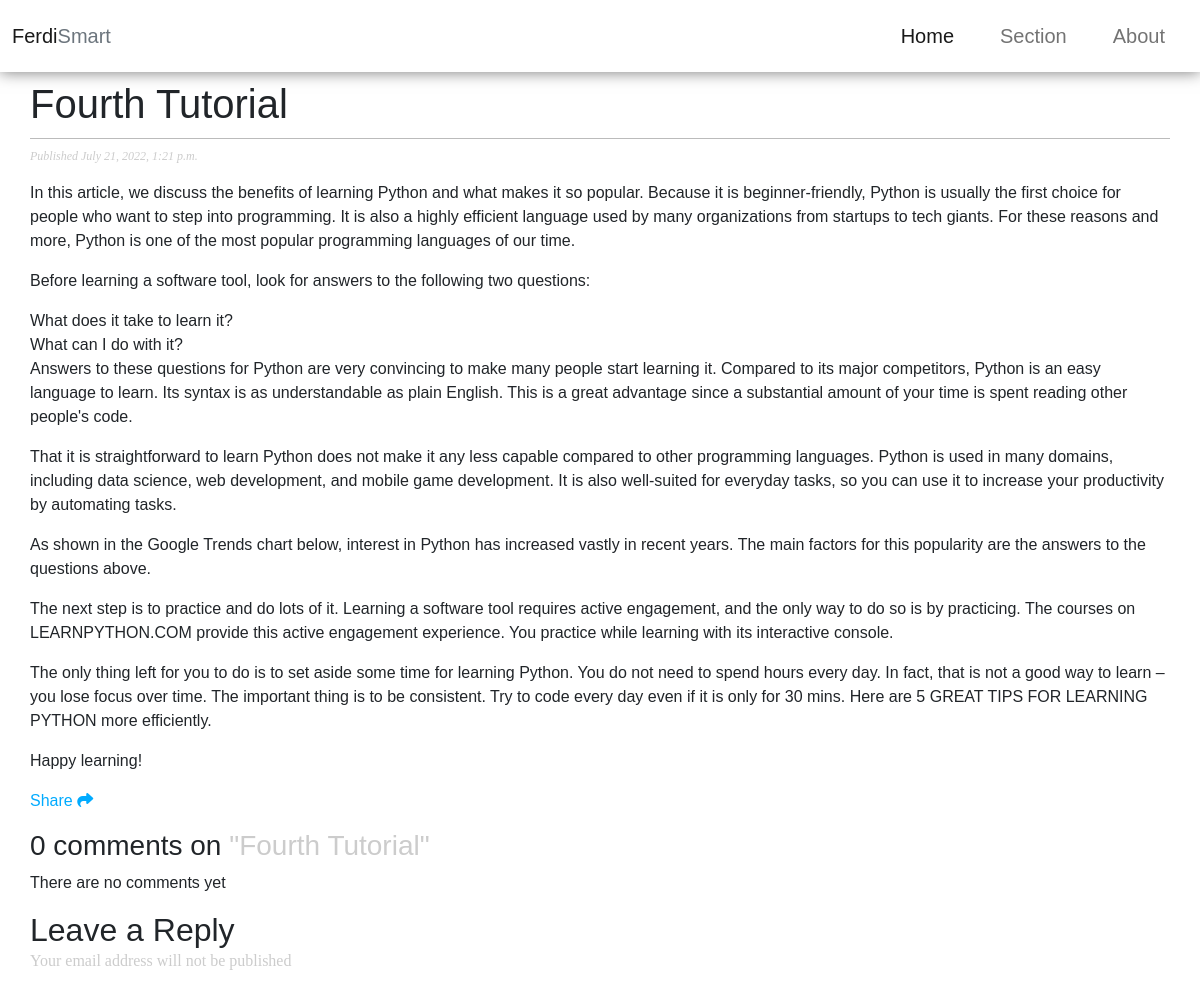
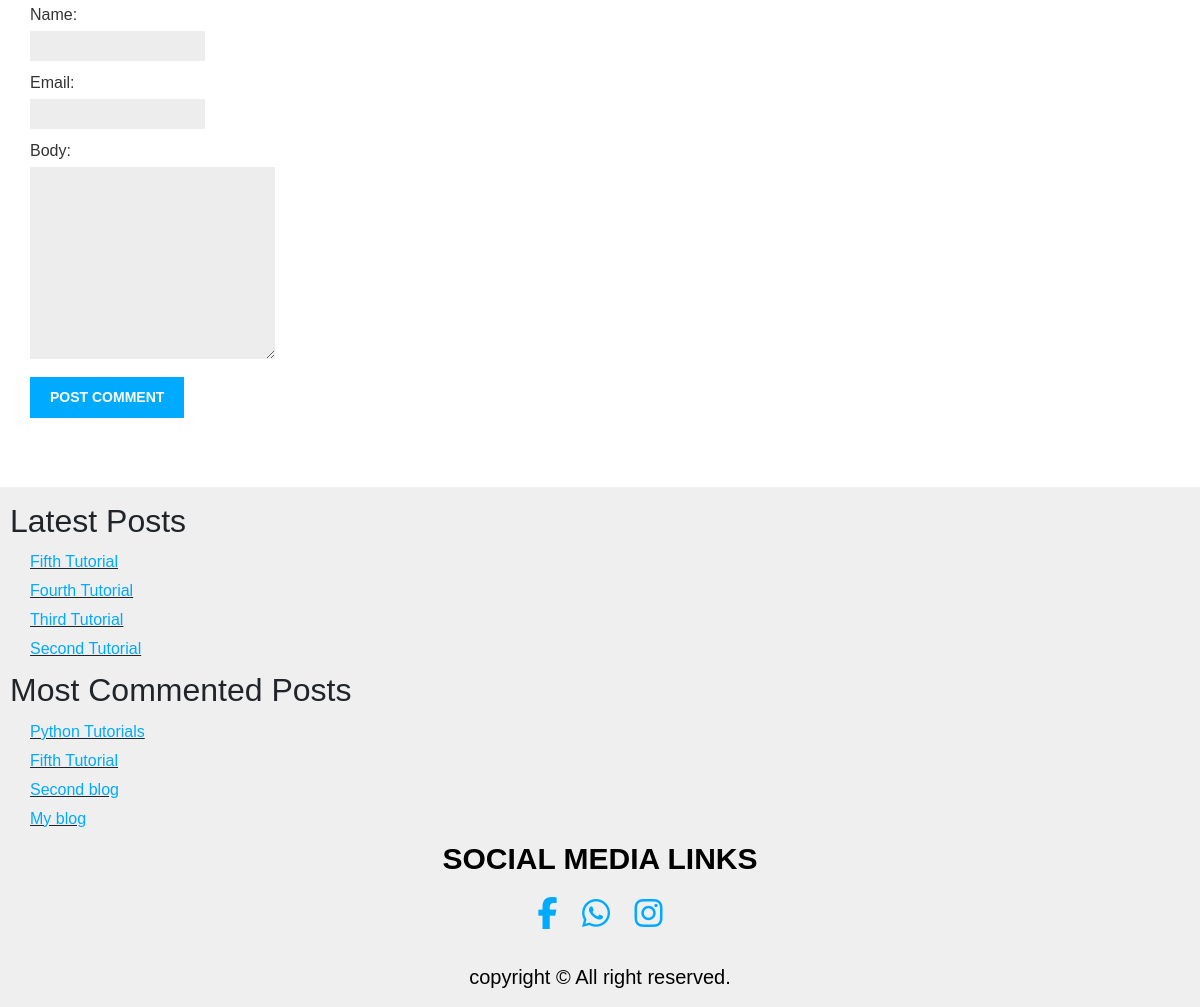
The app's page /blog/fourth-tutorial/ with its own data (2 pictures, top to bottom).
### blog/models.py (models this page shows, shortened)
class Post(models.Model):
  STATUS_CHOICES = (
      ('draft', 'Draft'),
      ('published', 'Published')
  )
  title = models.CharField(max_length=250)
  slug = models.SlugField(max_length=250, unique_for_date='publish')
  author = models.ForeignKey(User, on_delete=models.CASCADE, related_name='blog_posts')
  body =models.TextField()
  publish = models.DateTimeField(default=timezone.now)
  created = models.DateTimeField(auto_now_add=True)
  updated = models.DateTimeField(auto_now=True)
  status = models.CharField(max_length=10, choices=STATUS_CHOICES, default='draft')
  class Meta:
    ordering = ('-publish',)
  objects = models.Manager()
  Published = PublishedManager()
  def get_absolute_url(self):
    return reverse('blog:post_details', args=[self.slug])

### blog/views.py (the view)
# urls.py: path('<slug:post>/', views.post_details, name='post_details'),
def post_details(request, post):
  post = get_object_or_404(Post, slug=post, status='published')
  comments = post.comment.filter(active=True)
  new_comment = None
  if request.method == 'POST':
    comment_form = CommentForm(request.POST)
    if comment_form.is_valid():
      new_comment = comment_form.save(commit=False)
      new_comment.post = post
      new_comment.save()
      messages.success(request, 'Comment added Successfully')
      return redirect(reverse('blog:post_details', args=[post.slug]))
  else:
    comment_form = CommentForm()
  return render(request, 'blog/post/details.html', {'post': post, 'comments': comments, 'new_comment': new_comment, 'comment_form': comment_form})

### blog/forms.py
class CommentForm(forms.ModelForm):
    class Meta:
      model = Comment
      fields = ('name', 'email', 'body')
      widgets={
        'body': forms.Textarea(attrs={'rows':10, 'cols':30})
        }

### blog/models.py (called while the page is built)
  def get_queryset(self):
    return super(PublishedManager, self).get_queryset()\
       .filter(status='published')

### blog/templatetags/blog_tags.py (called while the page is built)
@register.inclusion_tag('blog/post/latest_posts.html')
def show_latest_post(count=5):
  latest_posts = Post.Published.order_by('-publish')[:count]
  return {'latest_posts': latest_posts}

@register.simple_tag
def get_most_commented_posts(count=5):
  return Post.Published.annotate(total_comments=Count('comment')).order_by('-total_comments')[:count]

### blog/templates/blog/post/details.html (shortened to what this page needs)
{% extends 'blog/base.html' %}
{% block content %}
<h1>{{post.title}}</h1>
  <p class="date">
    Published {{ post.publish }}
  </p>
  {{ post.body|linebreaks }}
  <p>
    <a class="link" href="{% url "blog:post_share" post.id %}">Share <i class="fa-solid fa-share"></i>
    </a>
  </p>
  {% with comments.count as total_comments %}
  <h3>
    {{ total_comments }} comment{{ total_comments|pluralize }} on <span class="title"> "{{ post.title }}"</span>
  </h3>
  {% endwith %}
  {% for comment in comments %}
  <div class="comment">
    <p class="info">
      {{ comment.name }}
     <p class="info_">
      {{ comment.created }}
     </p>
    </p>
    <hr/>
    {{comment.body|linebreaks}}
  </div>
  {% empty %}
  <p>There are no comments yet</p>
  {% endfor %}
  {% if new_comment %}
    <h2>Your Comment has been added</h>
  {% else %}
    <h2>Leave a Reply</h2>
    <p class="ema">Your email address will not be published</>
    <form method="post">
      {{ comment_form.as_p }}
      <p><input type="submit" value="Post Comment"></p>
    </form>
  {% endif %}
  {% endblock %}

### blog/templates/blog/base.html (shortened to what this page needs)
{% load static %}
{% load blog_tags %}
<!DOCTYPE html>
<html>
  <head>
    <link href="{% static "css/style.css" %}" rel="stylesheet">
    <link href="https://cdn.jsdelivr.net/npm/bootstrap@5.1.3/dist/css/bootstrap.min.css" rel="stylesheet">
  </head>
  <body>
    <nav class="navbar navbar-expand-sm bg-white navbar-light fixed-top" style="box-shadow:0 0 15px 0 #777">
  <div class="container-fluid">
    <a class="navbar-brand" href="#">Ferdi<span class="text-muted" >Smart</span></a>
    <div class="collapse navbar-collapse justify-content-sm-end" id="collapsibleNavbar">
      <ul class="navbar-nav fs-5 fw-normal" >
        <li class="nav-item ">
          <a class="nav-link active " href="{% url "blog:post_list" %}">Home</a>
        </li>
        <li class="nav-item">
          <a class="nav-link" href="#">Section</a>
        </li>
        <li class="nav-item">
          <a class="nav-link" href="#">About</a>
        </li>
      </ul>
    </div>
  </div>
</nav>
    <div class="content">
      {% block content %}
      {% endblock %}
    </div>
    <div class="sidebar">
      <h2>Latest Posts</h3>
      {% show_latest_post 4 %}
      <h2>Most Commented Posts</h2>
      {% get_most_commented_posts 4 as most_commented_posts %}
      <ul>
        {% for post in most_commented_posts %}
        <li class="li">
          <a class="link" href="{{ post.get_absolute_url }}">{{ post.title }}</a>
        </li>
        {% endfor %}
      </ul>
        <div class="social">
           <p>SOCIAL MEDIA LINKS</p>
           <a class="link" href="https://www.facebook.com/profile.php?id=100077376138673" ><i class="fa-brands fa-facebook-f fa-2x"></i></a>
            <a class="link" href="https://wa.link/q54he2" ><i class="fa-brands fa-whatsapp fa-2x"></i></a>
            <a class="link" href="#instagram" ><i class="fa-brands fa-instagram fa-2x"></i></a>
         </div>
         <div class="footer-copyright" >
             <div>
                copyright © All right reserved.
             </div>
         </div>
    </div>
  </body>
</html>

### blog/templates/blog/post/latest_posts.html
<ul>
  {% for post in latest_posts %}
    <li class="li">
      <a class="link" href="{{ post.get_absolute_url }}">{{ post.title }}</a>
    </li>
  {% endfor %}
</ul>

### blog/templates/blog/base.html (style rules this page uses)
body { margin:0; padding:0; font-family:helvetica, sans-serif; }
.link { color:#00abff; text-decoration:none; }
h1 { font-weight:normal; border-bottom:1px solid #bbb; padding:0 0 10px 0; }
h2 { font-weight:normal; margin:10px 0 ; }
.content { padding:0 30px; margin-top: 80px; }
.sidebar { margin-top: 500px; padding:5px 10px; background:#efefef; height: auto; }
h3 { font-weight: normal; }
h3 .title { color: #ccc; }
.ema { color: #ccc; font-family: poppins, san-serif; margin-top: -10px; }
p.date { color:#ccc; font-family: georgia, serif; font-size: 12px; font-style: italic; }
ul { margin: 0; padding: 0; list-style-type: none; }
li { margin: 5px 15px 5px; }
.li { margin: 5px 20px 5px; text-decoration: underline; }
label { float:left; clear:both; color:#333; margin-bottom:4px; }
input, textarea { clear:both; float:left; margin:0 0 10px; background:#ededed; border:0; padding:6px 10px; font-size:12px; }
input[type=submit] { font-weight:bold; background:#00abff; color:#fff; padding:10px 20px; font-size:14px; margin-top: 8px; text-transform:uppercase; }
.social { text-align: center; }
.social p { font-size:30px; color:#000; text-align:center; font-weight:bold; }
.social a { margin:10px; }
.sidebar .footer-copyright { text-align:center; padding:10px; margin-top: 20px; }
.sidebar .footer-copyright div { color:#000; font-size:20px; }

### records on screen
Post: title "Fourth Tutorial", publish "July 21, 2022, 1:21 p.m.", body "In this article, we discuss the benefits of learning Python and what makes it so popular. Because it is beginner-friendly, Python is usually the first choice for people who want to step into programming. It is also a highly efficient language used by many organizations from startups to tech giants. For these reasons and more, Python is one of the most popular programming languages of our time. Before learning a software tool, look for answers to the following two questions: What does it take to learn it? What can I do with it? Answers to these questions for Python are very convincing to make many people start learning it. Compared to its major competitors, Python is an easy language to…"
Post: title "Fifth Tutorial"
Post: title "Third Tutorial"
Post: title "Second Tutorial"
Post: title "Python Tutorials"
Post: title "Second blog"
Post: title "My blog"

### other values on screen
{{ total_comments }} "0"
